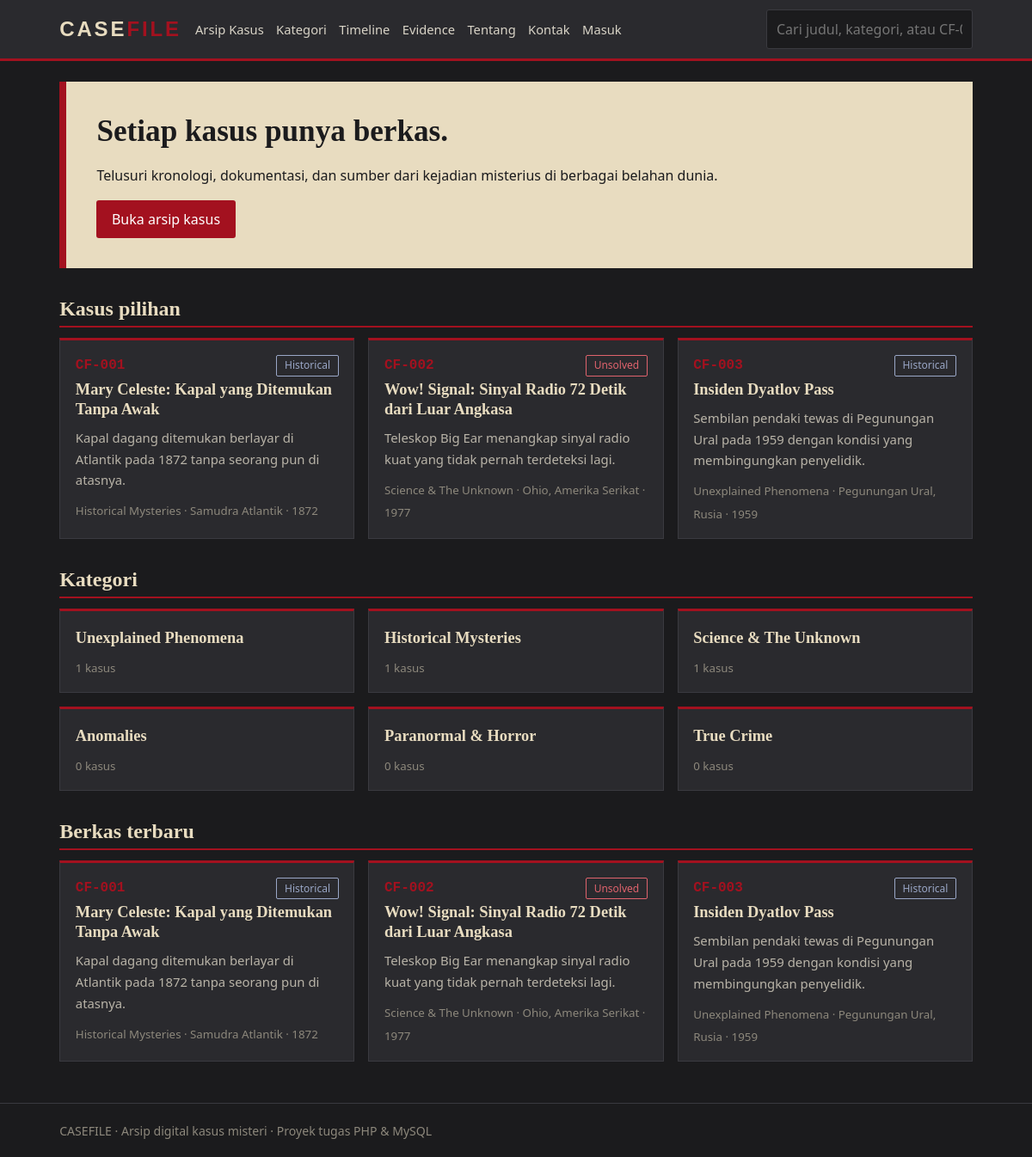
The page / on the database its author committed.
### tables this page shows
CREATE TABLE articles (
  id INT AUTO_INCREMENT PRIMARY KEY,
  case_id VARCHAR(10) NOT NULL UNIQUE,
  judul VARCHAR(200) NOT NULL,
  ringkasan VARCHAR(300) NOT NULL,
  isi MEDIUMTEXT NOT NULL,
  category_id INT NOT NULL,
  author_id INT NOT NULL,
  admin_id INT NULL,
  status ENUM('Solved','Unsolved','Ongoing Investigation','Historical') NOT NULL DEFAULT 'Historical',
  lokasi VARCHAR(100) NOT NULL,
  tahun SMALLINT NOT NULL,
  editors_note TEXT,
  views INT NOT NULL DEFAULT 0,
  created_at TIMESTAMP DEFAULT CURRENT_TIMESTAMP,
  FOREIGN KEY (category_id) REFERENCES categories(id),
  FOREIGN KEY (author_id) REFERENCES authors(id),
  FOREIGN KEY (admin_id) REFERENCES admins(id) ON DELETE SET NULL
);

CREATE TABLE categories (
  id INT AUTO_INCREMENT PRIMARY KEY,
  nama VARCHAR(100) NOT NULL,
  deskripsi TEXT
);

### koneksi.php (the view, shortened to what this page needs)
<?php
function e($s) { return htmlspecialchars((string)$s, ENT_QUOTES, 'UTF-8'); }
function badge($s) {
    return '<span class="badge s-' . strtolower(str_replace(' ', '-', $s)) . '">' . e($s) . '</span>';
}
function card($r) {
    return '<a class="card" href="' . BASE . 'case_detail.php?id=' . (int)$r['id'] . '">'
        . '<div class="meta"><span class="cid">' . e($r['case_id']) . '</span>' . badge($r['status']) . '</div>'
        . '<h3>' . e($r['judul']) . '</h3><p>' . e($r['ringkasan']) . '</p>'
        . '<small>' . e($r['kategori']) . ' · ' . e($r['lokasi']) . ' · ' . e($r['tahun']) . '</small></a>';
}

### includes/header.php (shortened to what this page needs)
<?php require_once __DIR__ . '/../koneksi.php'; ?>
<!DOCTYPE html>
<html lang="id"><head>
<link rel="stylesheet" href="<?= BASE ?>assets/style.css">
</head><body>
<header class="top"><div class="wrap nav">
  <a class="logo" href="<?= BASE ?>index.php">CASE<span>FILE</span></a>
  <nav>
    <a href="<?= BASE ?>cases.php">Arsip Kasus</a>
    <a href="<?= BASE ?>categories.php">Kategori</a>
    <a href="<?= BASE ?>timeline.php">Timeline</a>
    <a href="<?= BASE ?>evidence.php">Evidence</a>
    <a href="<?= BASE ?>about.php">Tentang</a>
    <a href="<?= BASE ?>contact.php">Kontak</a>
    <?php if (!empty($_SESSION['admin'])): ?>
      <a href="<?= BASE ?>admin/index.php">Admin</a><a href="<?= BASE ?>logout.php">Keluar</a>
    <?php else: ?><a href="<?= BASE ?>login.php">Masuk</a><?php endif; ?>
  </nav>
  <form action="<?= BASE ?>cases.php" method="get" class="search">
    <input name="q" placeholder="Cari judul, kategori, atau CF-001" value="<?= e($_GET['q'] ?? '') ?>">
  </form>
</div></header>
<main class="wrap">

### index.php
<?php
$title = 'Beranda'; include 'includes/header.php';
$feat = $conn->query("SELECT a.*,c.nama kategori FROM articles a JOIN categories c ON c.id=a.category_id ORDER BY a.views DESC, a.created_at DESC LIMIT 3");
$new  = $conn->query("SELECT a.*,c.nama kategori FROM articles a JOIN categories c ON c.id=a.category_id ORDER BY a.created_at DESC LIMIT 6");
$cats = $conn->query("SELECT c.id,c.nama,COUNT(a.id) n FROM categories c LEFT JOIN articles a ON a.category_id=c.id GROUP BY c.id ORDER BY n DESC");
?>
<section class="hero">
  <h1>Setiap kasus punya berkas.</h1>
  <p>Telusuri kronologi, dokumentasi, dan sumber dari kejadian misterius di berbagai belahan dunia.</p>
  <a class="btn" href="cases.php">Buka arsip kasus</a>
</section>
<h2>Kasus pilihan</h2>
<div class="grid"><?php while ($r = $feat->fetch_assoc()) echo card($r); ?></div>
<h2>Kategori</h2>
<div class="grid"><?php while ($c = $cats->fetch_assoc()): ?>
  <a class="card" href="cases.php?kat=<?= $c['id'] ?>"><h3><?= e($c['nama']) ?></h3><small><?= $c['n'] ?> kasus</small></a>
<?php endwhile; ?></div>
<h2>Berkas terbaru</h2>
<div class="grid"><?php while ($r = $new->fetch_assoc()) echo card($r); ?></div>
<?php include 'includes/footer.php'; ?>

### includes/footer.php
</main>
<footer class="foot"><div class="wrap">CASEFILE · Arsip digital kasus misteri · Proyek tugas PHP &amp; MySQL</div></footer>
</body></html>

### assets/style.css (style rules this page uses)
:root { --char:#1b1b1d;--gray:#2a2a2e;--gray2:#3a3a40;--red:#a3111f;--paper:#e8dcc0;--ink:#d9d4c7 }
* { box-sizing:border-box }
body { margin:0;background:var(--char);color:var(--ink);font:16px/1.65 "Segoe UI",system-ui,sans-serif }
a { color:inherit;text-decoration:none }
h1,h2,h3 { font-family:Georgia,"Times New Roman",serif;color:var(--paper);line-height:1.25;margin:.2em 0 .5em }
h1 { font-size:2.2rem }
h2 { font-size:1.5rem;border-bottom:2px solid var(--red);padding-bottom:.3rem;margin-top:2rem }
.wrap { max-width:1100px;margin:0 auto;padding:0 1.2rem }
main.wrap { padding-top:1.5rem;padding-bottom:3rem;min-height:70vh }
.top { background:var(--gray);border-bottom:3px solid var(--red);position:sticky;top:0;z-index:5 }
.nav { display:flex;flex-wrap:wrap;align-items:center;gap:1rem;padding-top:.7rem;padding-bottom:.7rem }
.logo { font:700 1.5rem "Arial Narrow",Impact,sans-serif;letter-spacing:.12em;color:var(--paper) }
.logo span { color:var(--red) }
.nav nav { display:flex;flex-wrap:wrap;gap:.9rem;font-size:.92rem;flex:1 }
.search input,input,select,textarea { background:var(--char);border:1px solid var(--gray2);color:var(--ink);padding:.55rem .7rem;border-radius:3px;font:inherit;width:100% }
.search input { width:240px }
.hero { background:var(--paper);color:var(--char);padding:2.2rem;border-left:8px solid var(--red);margin-bottom:1.5rem }
.hero h1 { color:var(--char);margin:0 0 .4rem }
.grid { display:grid;grid-template-columns:repeat(auto-fill,minmax(290px,1fr));gap:1rem }
.card { display:block;background:var(--gray);border:1px solid var(--gray2);border-top:3px solid var(--red);padding:1rem 1.1rem }
.card h3 { font-size:1.15rem }
.card p { margin:.3rem 0 .6rem;color:#b9b4a8;font-size:.93rem }
.card small { color:#8d887c }
.meta { display:flex;justify-content:space-between;align-items:center }
.cid { font-family:Consolas,monospace;color:var(--red);font-weight:700 }
.badge { font-size:.75rem;padding:.1rem .55rem;border:1px solid currentColor;border-radius:2px }
.s-unsolved { color:#e0636d }
.s-historical { color:#9aa7c7 }
button,.btn { background:var(--red);color:#fff;border:0;padding:.55rem 1.1rem;border-radius:3px;cursor:pointer;font:inherit;display:inline-block }
.foot { border-top:1px solid var(--gray2);padding:1.2rem 0;color:#8d887c;font-size:.88rem }

### rows shown on the page
articles: case "CF-001", status "Historical", judul "Mary Celeste: Kapal yang Ditemukan Tanpa Awak", ringkasan "Kapal dagang ditemukan berlayar di Atlantik pada 1872 tanpa seorang pun di atasnya.", category.nama "Historical Mysteries", lokasi "Samudra Atlantik", tahun "1872"
articles: case "CF-002", status "Unsolved", judul "Wow! Signal: Sinyal Radio 72 Detik dari Luar Angkasa", ringkasan "Teleskop Big Ear menangkap sinyal radio kuat yang tidak pernah terdeteksi lagi.", category.nama "Science & The Unknown", lokasi "Ohio, Amerika Serikat", tahun "1977"
articles: case "CF-003", status "Historical", judul "Insiden Dyatlov Pass", ringkasan "Sembilan pendaki tewas di Pegunungan Ural pada 1959 dengan kondisi yang membingungkan penyelidik.", category.nama "Unexplained Phenomena", lokasi "Pegunungan Ural, Rusia", tahun "1959"
categories: nama "Unexplained Phenomena", n "1"
categories: nama "Historical Mysteries", n "1"
categories: nama "Science & The Unknown", n "1"
categories: nama "Anomalies", n "0"
categories: nama "Paranormal & Horror", n "0"
categories: nama "True Crime", n "0"
